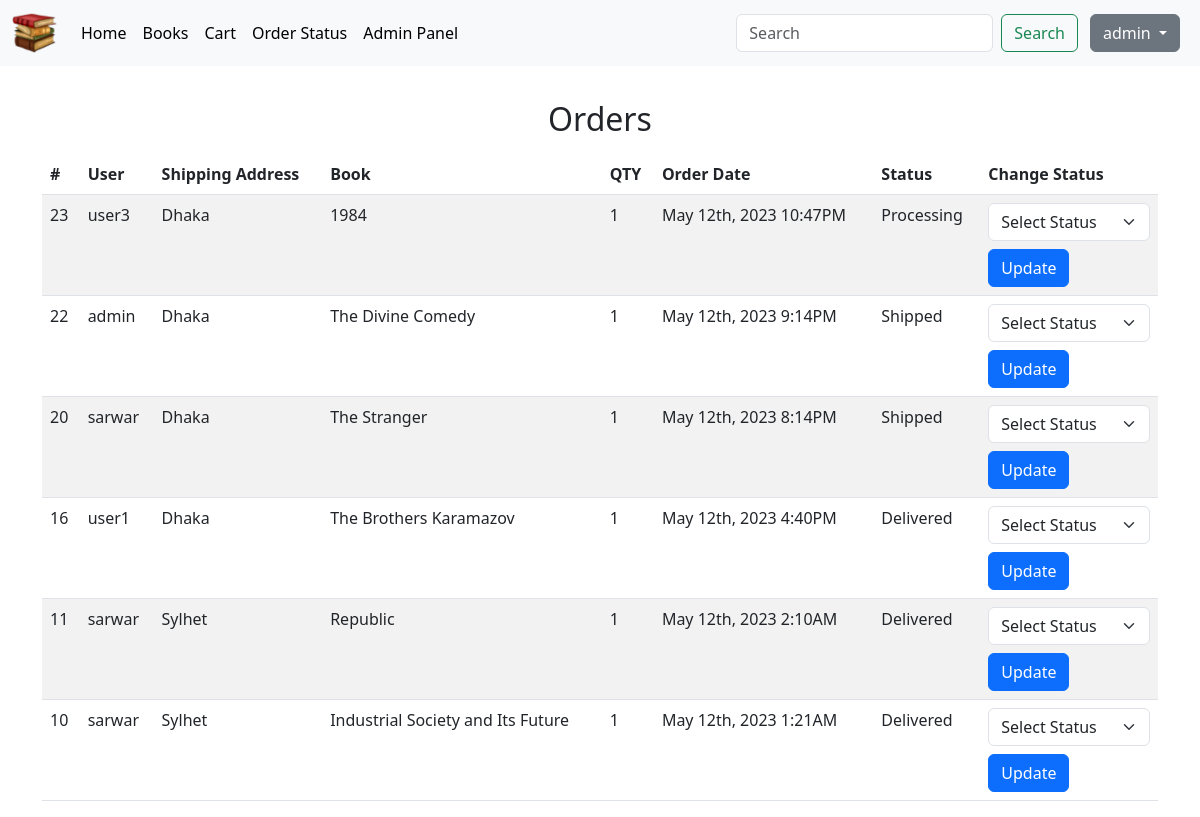
Screenshot of /orders.php (signed in) with the database file from the repository.
### tables this page shows
CREATE TABLE `orders` (
  `order_id` int(11) NOT NULL,
  `user_id` int(11) NOT NULL,
  `shipping_address` varchar(255) NOT NULL,
  `order_date` datetime DEFAULT NULL,
  `order_status` varchar(50) DEFAULT NULL
);

CREATE TABLE `users` (
  `user_id` int(11) NOT NULL,
  `username` varchar(50) NOT NULL,
  `email` varchar(255) NOT NULL,
  `password` varchar(255) NOT NULL,
  `first_name` varchar(50) DEFAULT NULL,
  `last_name` varchar(50) DEFAULT NULL,
  `address` varchar(255) DEFAULT NULL,
  `user_role` enum('admin','user') NOT NULL DEFAULT 'user'
);

### orders.php (the view, shortened to what this page needs)
<?php
    require_once 'connection.php';
    $sql = "SELECT o.order_id, u.username, o.shipping_address, o.order_date, o.order_status,
            GROUP_CONCAT(b.title SEPARATOR '<br>') AS book_titles,
            GROUP_CONCAT(oi.quantity SEPARATOR '<br>') AS book_quantities
            FROM orders o
            JOIN users u ON o.user_id = u.user_id
            JOIN order_items oi ON o.order_id = oi.order_id
            JOIN books b ON oi.book_id = b.book_id
            GROUP BY o.order_id
            ORDER BY o.order_date DESC";
    $result = $conn->query($sql);
?>
<!DOCTYPE html>
<html lang="en">
    <head>
        <link href="https://cdn.jsdelivr.net/npm/bootstrap@5.3.0-alpha3/dist/css/bootstrap.min.css" rel="stylesheet">
    </head>
    <body>
        <?php include 'navbar.php'; ?>
        <div class="container mt-4">
            <h2 class="text-center mb-3" style="margin-top: 100px;">Orders</h2>
            <table class="table table-striped">
                <thead>
                    <tr>
                        <th scope="col">#</th>
                        <th scope="col">User</th>
                        <th scope="col">Shipping Address</th>
                        <th scope="col">Book</th>
                        <th scope="col">QTY</th>
                        <th scope="col">Order Date</th>
                        <th scope="col">Status</th>
                        <th scope="col">Change Status</th>
                    </tr>
                </thead>
                <tbody>
                    <?php while($row = $result->fetch_assoc()): ?>
                    <tr>
                        <form method="POST">
                            <td><?php echo $row['order_id']; ?></td>
                            <td><?php echo $row['username']; ?></td>
                            <td><?php echo $row['shipping_address']; ?></td>
                            <td><?php echo $row['book_titles']; ?></td>
                            <td><?php echo $row['book_quantities']; ?></td>
                            <td><?php echo date('F jS, Y g:iA', strtotime($row['order_date'])); ?></td>
                            <td><?php echo $row['order_status']; ?></td>
                            <td>
                                <select name="status" class="form-select" required>
                                    <option value="">Select Status</option>
                                </select>
                                <button type="submit" name="update" class="btn btn-primary mt-2">Update</button>
                            </td>
                        </form>
                    </tr>
                    <?php endwhile; ?>
                </tbody>
            </table>
        </div>
    </body>
</html>

### rows the page displays
orders: order_id "23", user.username "user3", shipping_address "Dhaka", book_titles "1984", book_quantities "1", order_date "May 12th, 2023 10:47PM", order_status "Processing"
orders: order_id "22", user.username "admin", shipping_address "Dhaka", book_titles "The Divine Comedy", book_quantities "1", order_date "May 12th, 2023 9:14PM", order_status "Shipped"
orders: order_id "20", user.username "sarwar", shipping_address "Dhaka", book_titles "The Stranger", book_quantities "1", order_date "May 12th, 2023 8:14PM", order_status "Shipped"
orders: order_id "16", user.username "user1", shipping_address "Dhaka", book_titles "The Brothers Karamazov", book_quantities "1", order_date "May 12th, 2023 4:40PM", order_status "Delivered"
orders: order_id "11", user.username "sarwar", shipping_address "Sylhet", book_titles "Republic", book_quantities "1", order_date "May 12th, 2023 2:10AM", order_status "Delivered"
orders: order_id "10", user.username "sarwar", shipping_address "Sylhet", book_titles "Industrial Society and Its Future", book_quantities "1", order_date "May 12th, 2023 1:21AM", order_status "Delivered"

### other values shown
$_SESSION['username'] "admin"
